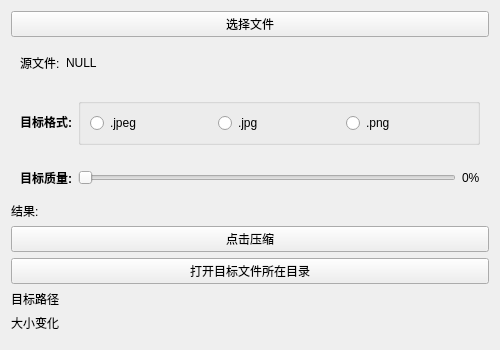
<?xml version="1.0" encoding="UTF-8"?>
<ui version="4.0">
 <class>UImageCompression</class>
 <widget class="QWidget" name="UImageCompression">
  <property name="geometry">
   <rect>
    <x>0</x>
    <y>0</y>
    <width>500</width>
    <height>350</height>
   </rect>
  </property>
  <property name="minimumSize">
   <size>
    <width>500</width>
    <height>350</height>
   </size>
  </property>
  <property name="maximumSize">
   <size>
    <width>500</width>
    <height>350</height>
   </size>
  </property>
  <property name="baseSize">
   <size>
    <width>500</width>
    <height>350</height>
   </size>
  </property>
  <property name="windowTitle">
   <string>Form</string>
  </property>
  <layout class="QGridLayout" name="gridLayout">
   <item row="3" column="0">
    <widget class="QWidget" name="widget" native="true">
     <layout class="QHBoxLayout" name="horizontalLayout" stretch="0,1">
      <item>
       <widget class="QLabel" name="label">
        <property name="font">
         <font>
          <bold>true</bold>
         </font>
        </property>
        <property name="text">
         <string>目标格式:</string>
        </property>
       </widget>
      </item>
      <item>
       <widget class="QGroupBox" name="ext_group">
        <property name="sizePolicy">
         <sizepolicy hsizetype="Expanding" vsizetype="Expanding">
          <horstretch>0</horstretch>
          <verstretch>0</verstretch>
         </sizepolicy>
        </property>
        <property name="title">
         <string/>
        </property>
        <layout class="QHBoxLayout" name="horizontalLayout_2">
         <item>
          <widget class="QRadioButton" name="radioButton_3">
           <property name="text">
            <string>.jpeg </string>
           </property>
          </widget>
         </item>
         <item>
          <widget class="QRadioButton" name="radioButton_2">
           <property name="text">
            <string>.jpg </string>
           </property>
          </widget>
         </item>
         <item>
          <widget class="QRadioButton" name="radioButton">
           <property name="text">
            <string>.png </string>
           </property>
          </widget>
         </item>
        </layout>
       </widget>
      </item>
     </layout>
    </widget>
   </item>
   <item row="5" column="0">
    <widget class="QLabel" name="description_label">
     <property name="text">
      <string>结果:</string>
     </property>
    </widget>
   </item>
   <item row="9" column="0">
    <widget class="QLabel" name="size_change">
     <property name="text">
      <string>大小变化</string>
     </property>
    </widget>
   </item>
   <item row="4" column="0">
    <widget class="QWidget" name="widgeta" native="true">
     <layout class="QHBoxLayout" name="horizontalLayout_3" stretch="0,0,0">
      <item>
       <widget class="QLabel" name="label_2">
        <property name="font">
         <font>
          <bold>true</bold>
         </font>
        </property>
        <property name="text">
         <string>目标质量:</string>
        </property>
       </widget>
      </item>
      <item>
       <widget class="QSlider" name="qua">
        <property name="minimum">
         <number>1</number>
        </property>
        <property name="pageStep">
         <number>1</number>
        </property>
        <property name="orientation">
         <enum>Qt::Orientation::Horizontal</enum>
        </property>
       </widget>
      </item>
      <item>
       <widget class="QLabel" name="qua_text">
        <property name="text">
         <string>0%</string>
        </property>
       </widget>
      </item>
     </layout>
    </widget>
   </item>
   <item row="1" column="0" alignment="Qt::AlignmentFlag::AlignLeft">
    <widget class="QWidget" name="widget_2" native="true">
     <property name="minimumSize">
      <size>
       <width>0</width>
       <height>40</height>
      </size>
     </property>
     <property name="maximumSize">
      <size>
       <width>16777215</width>
       <height>40</height>
      </size>
     </property>
     <property name="baseSize">
      <size>
       <width>0</width>
       <height>40</height>
      </size>
     </property>
     <layout class="QHBoxLayout" name="horizontalLayout_4">
      <item alignment="Qt::AlignmentFlag::AlignLeft">
       <widget class="QLabel" name="label_3">
        <property name="text">
         <string>源文件:</string>
        </property>
       </widget>
      </item>
      <item alignment="Qt::AlignmentFlag::AlignLeft">
       <widget class="QLabel" name="file_path_label">
        <property name="text">
         <string>NULL</string>
        </property>
       </widget>
      </item>
     </layout>
    </widget>
   </item>
   <item row="6" column="0">
    <widget class="QPushButton" name="folder_open_btn">
     <property name="text">
      <string>点击压缩</string>
     </property>
    </widget>
   </item>
   <item row="0" column="0">
    <widget class="QPushButton" name="open_file_btn">
     <property name="text">
      <string>选择文件</string>
     </property>
    </widget>
   </item>
   <item row="8" column="0">
    <widget class="QLabel" name="target_file_label">
     <property name="text">
      <string>目标路径</string>
     </property>
    </widget>
   </item>
   <item row="10" column="0">
    <spacer name="verticalSpacer">
     <property name="orientation">
      <enum>Qt::Orientation::Vertical</enum>
     </property>
     <property name="sizeHint" stdset="0">
      <size>
       <width>20</width>
       <height>40</height>
      </size>
     </property>
    </spacer>
   </item>
   <item row="7" column="0">
    <widget class="QPushButton" name="open_dir_btn">
     <property name="text">
      <string>打开目标文件所在目录</string>
     </property>
    </widget>
   </item>
  </layout>
 </widget>
 <resources/>
 <connections/>
</ui>
